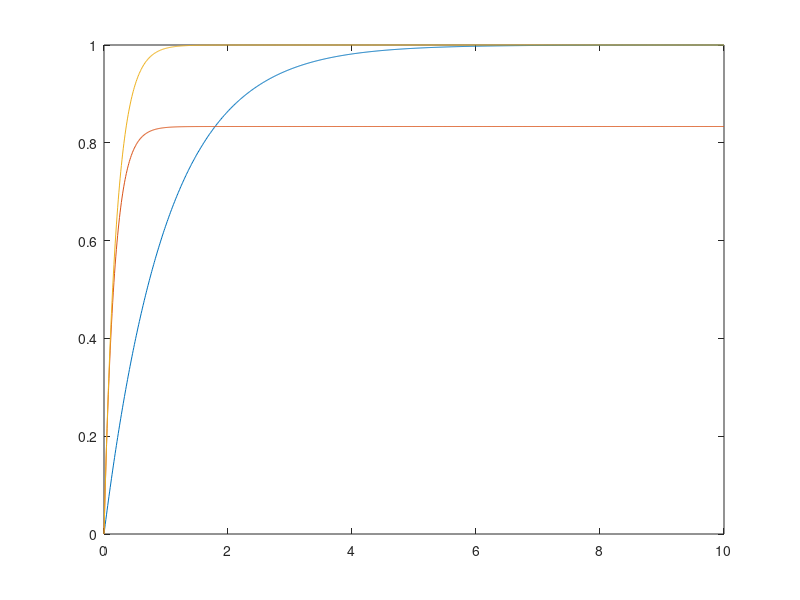

Write MATLAB code to recreate this figure.
clear all;close all;clc

sysCar = ss(-1,1,1,0);

K = 5;
sysPROP = ss(-1-K,K,1,0);
%%
t = 0:0.01:10;
[yCar,tCar,xCar] = step(sysCar,t);
plot(tCar,yCar)
hold on
[yprop,tprop,xprop] = step(sysPROP,t);
plot(tprop,yprop)

% Need Integral action to reduce steady state error
A = [-1-K K;-1 0];
B = [K;1];
C = [1 0];
D = 0;
sys_integral = ss(A,B,C,D);
[ypi,tpi,xpi] = step(sys_integral,t);
plot(tpi,ypi)